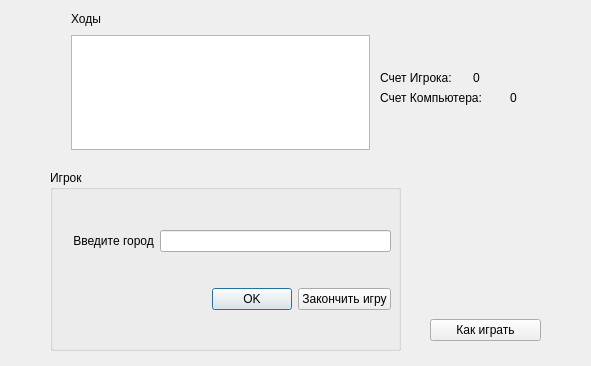
<?xml version="1.0" encoding="UTF-8"?>
<ui version="4.0">
 <class>MyDialogWindow</class>
 <widget class="QDialog" name="MyDialogWindow">
  <property name="geometry">
   <rect>
    <x>0</x>
    <y>0</y>
    <width>591</width>
    <height>366</height>
   </rect>
  </property>
  <property name="windowTitle">
   <string>Cities</string>
  </property>
  <widget class="QGroupBox" name="groupBox">
   <property name="geometry">
    <rect>
     <x>50</x>
     <y>170</y>
     <width>351</width>
     <height>181</height>
    </rect>
   </property>
   <property name="title">
    <string>Игрок</string>
   </property>
   <widget class="QWidget" name="layoutWidget">
    <property name="geometry">
     <rect>
      <x>20</x>
      <y>30</y>
      <width>321</width>
      <height>141</height>
     </rect>
    </property>
    <layout class="QGridLayout" name="gridLayout">
     <item row="0" column="0">
      <layout class="QHBoxLayout" name="horizontalLayout">
       <item>
        <widget class="QLabel" name="label">
         <property name="text">
          <string> Введите город</string>
         </property>
        </widget>
       </item>
       <item>
        <widget class="QLineEdit" name="lineEdit"/>
       </item>
      </layout>
     </item>
     <item row="1" column="0">
      <layout class="QHBoxLayout" name="horizontalLayout_2">
       <item>
        <spacer name="horizontalSpacer">
         <property name="orientation">
          <enum>Qt::Horizontal</enum>
         </property>
         <property name="sizeHint" stdset="0">
          <size>
           <width>40</width>
           <height>20</height>
          </size>
         </property>
        </spacer>
       </item>
       <item>
        <widget class="QPushButton" name="okButton">
         <property name="text">
          <string>OK</string>
         </property>
        </widget>
       </item>
       <item>
        <widget class="QPushButton" name="closeButton">
         <property name="text">
          <string>Закончить игру</string>
         </property>
        </widget>
       </item>
      </layout>
     </item>
    </layout>
   </widget>
  </widget>
  <widget class="QPlainTextEdit" name="plainTextEdit">
   <property name="enabled">
    <bool>true</bool>
   </property>
   <property name="geometry">
    <rect>
     <x>71</x>
     <y>35</y>
     <width>299</width>
     <height>115</height>
    </rect>
   </property>
   <property name="readOnly">
    <bool>true</bool>
   </property>
  </widget>
  <widget class="QWidget" name="layoutWidget">
   <property name="geometry">
    <rect>
     <x>430</x>
     <y>180</y>
     <width>111</width>
     <height>161</height>
    </rect>
   </property>
   <layout class="QVBoxLayout" name="verticalLayout">
    <item>
     <spacer name="verticalSpacer">
      <property name="orientation">
       <enum>Qt::Vertical</enum>
      </property>
      <property name="sizeHint" stdset="0">
       <size>
        <width>20</width>
        <height>40</height>
       </size>
      </property>
     </spacer>
    </item>
    <item>
     <widget class="QPushButton" name="pushButton">
      <property name="text">
       <string>Как играть</string>
      </property>
     </widget>
    </item>
   </layout>
  </widget>
  <widget class="QLabel" name="label_2">
   <property name="geometry">
    <rect>
     <x>71</x>
     <y>11</y>
     <width>35</width>
     <height>16</height>
    </rect>
   </property>
   <property name="text">
    <string>Ходы</string>
   </property>
  </widget>
  <widget class="QLabel" name="label_3">
   <property name="geometry">
    <rect>
     <x>380</x>
     <y>70</y>
     <width>85</width>
     <height>16</height>
    </rect>
   </property>
   <property name="text">
    <string>Счет Игрока:</string>
   </property>
  </widget>
  <widget class="QLabel" name="label_4">
   <property name="geometry">
    <rect>
     <x>380</x>
     <y>90</y>
     <width>122</width>
     <height>16</height>
    </rect>
   </property>
   <property name="text">
    <string>Счет Компьютера: </string>
   </property>
  </widget>
  <widget class="QLabel" name="player_score">
   <property name="geometry">
    <rect>
     <x>473</x>
     <y>70</y>
     <width>51</width>
     <height>16</height>
    </rect>
   </property>
   <property name="text">
    <string>0</string>
   </property>
  </widget>
  <widget class="QLabel" name="cpu_score">
   <property name="geometry">
    <rect>
     <x>510</x>
     <y>90</y>
     <width>61</width>
     <height>16</height>
    </rect>
   </property>
   <property name="text">
    <string>0</string>
   </property>
  </widget>
  <zorder>groupBox</zorder>
  <zorder>plainTextEdit</zorder>
  <zorder>layoutWidget</zorder>
  <zorder></zorder>
  <zorder>label_2</zorder>
  <zorder>label_3</zorder>
  <zorder>label_4</zorder>
  <zorder>player_score</zorder>
  <zorder>cpu_score</zorder>
 </widget>
 <tabstops>
  <tabstop>lineEdit</tabstop>
  <tabstop>okButton</tabstop>
  <tabstop>closeButton</tabstop>
 </tabstops>
 <resources/>
 <connections/>
</ui>
